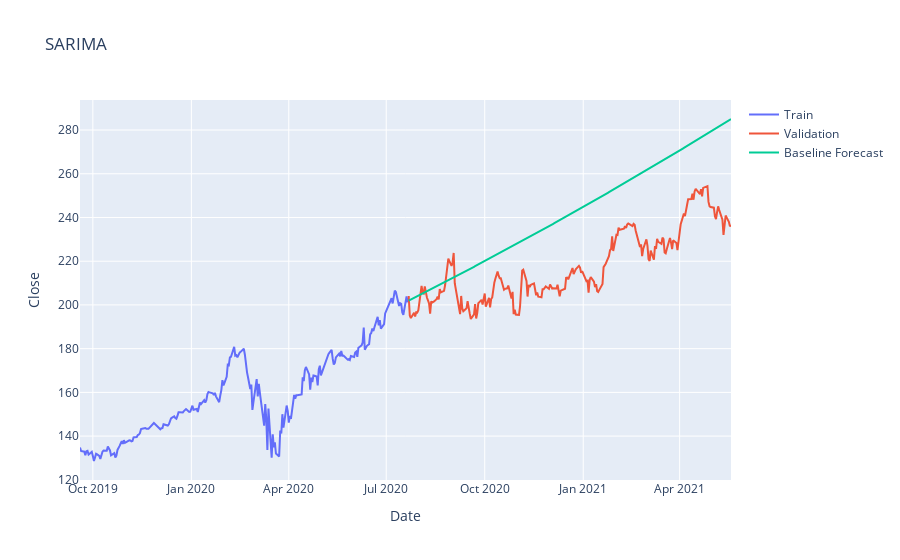
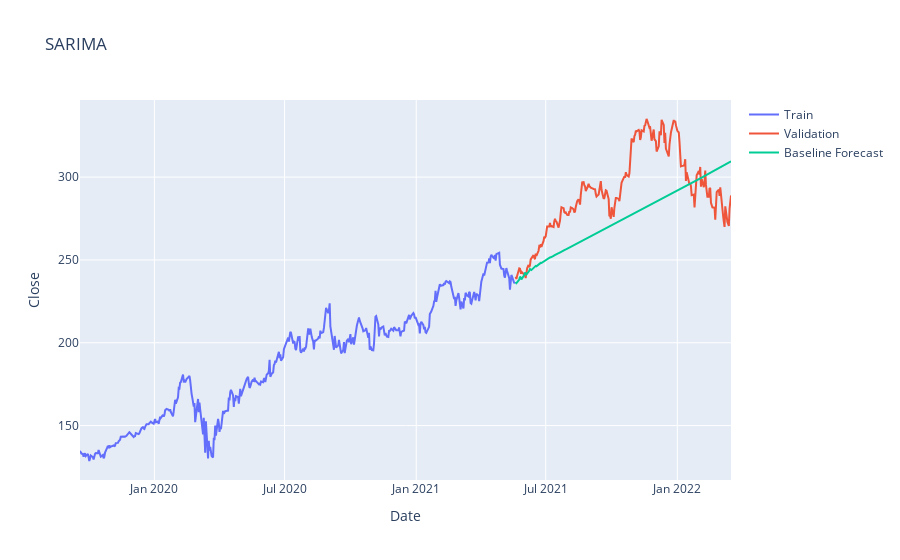
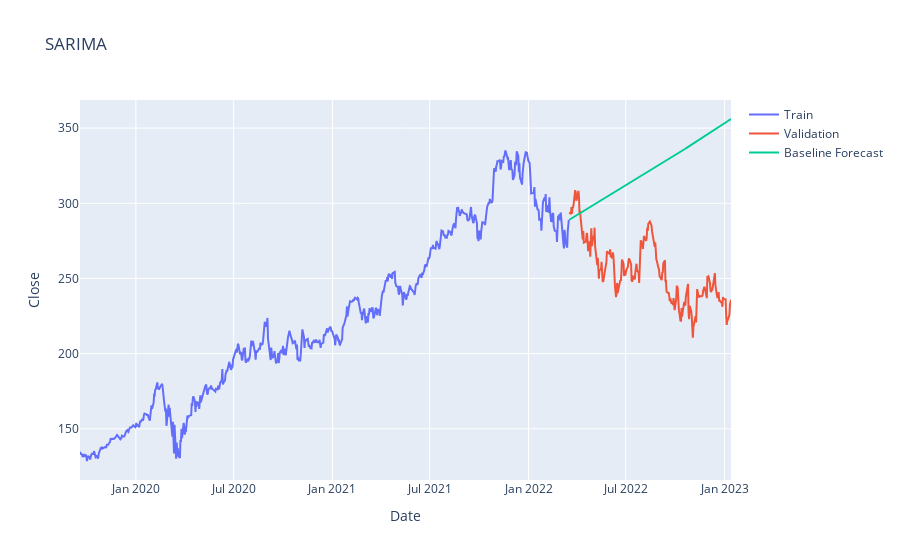
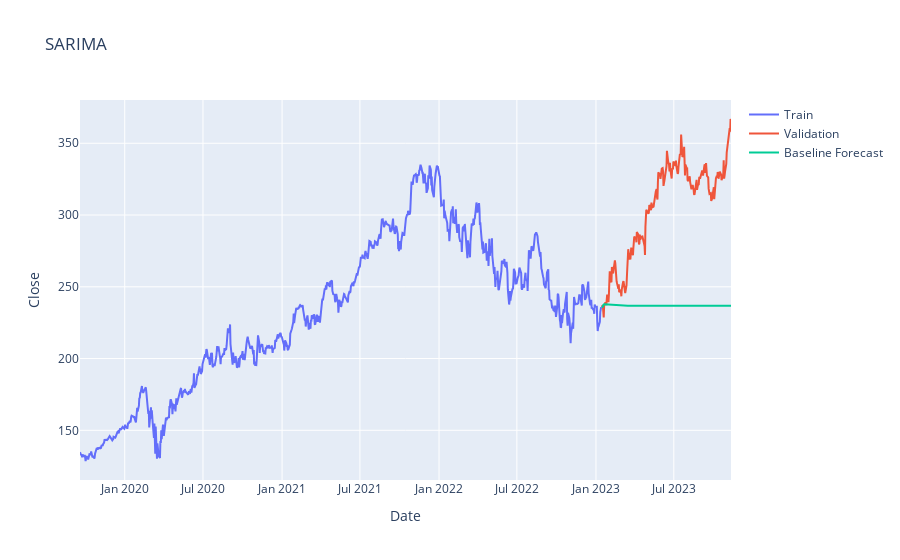

Source (notebook cell) for these figures, in order:
### Code cell
for i, (train_index, test_index) in enumerate(tscv.split(raw_data)):
    
    train_df = raw_data.iloc[train_index, :]
    test_df = raw_data.iloc[test_index, :]

    y = train_df['Close_boxcox']

    sarima_model = auto_arima(y, seasonal=True, m=7, stepwise=True)

    pred_y = sarima_model.predict(n_periods=test_df.shape[0])
    pred_y = inv_boxcox(pred_y, lam)
    
    print(f"Fold {i+1}:") 
    plt_forecast(pred_y, fc_method='SARIMA', train=train_df, test= test_df)
    print(sarima_model.summary())
    
    results_dict = fcast_evaluation(pred_y.values, test_df['Close'].values)
    sarima_results_df.iloc[i] = results_dict

### Figure 1 — Plotly figure (JSON) as saved in the notebook; plotly's stock layout.template omitted (floating-point values rounded to 4 significant figures; data arrays with more than 128 entries replaced by an {"elided": "..."} marker saying what was removed)
{"data": [{"mode": "lines", "name": "Train", "type": "scatter", "x": {"elided": "307 str values"}, "y": {"elided": "307 float values"}}, {"mode": "lines", "name": "Validation", "type": "scatter", "x": {"elided": "302 str values"}, "y": {"elided": "302 float values"}}, {"mode": "lines", "name": "Baseline Forecast", "type": "scatter", "x": {"elided": "302 str values"}, "y": {"elided": "302 float values"}}], "layout": {"title": {"text": "SARIMA"}, "xaxis": {"title": {"text": "Date"}}, "yaxis": {"title": {"text": "Close"}}}}

### Figure 2 — Plotly figure (JSON) as saved in the notebook; plotly's stock layout.template omitted (floating-point values rounded to 4 significant figures; data arrays with more than 128 entries replaced by an {"elided": "..."} marker saying what was removed)
{"data": [{"mode": "lines", "name": "Train", "type": "scatter", "x": {"elided": "609 str values"}, "y": {"elided": "609 float values"}}, {"mode": "lines", "name": "Validation", "type": "scatter", "x": {"elided": "302 str values"}, "y": {"elided": "302 float values"}}, {"mode": "lines", "name": "Baseline Forecast", "type": "scatter", "x": {"elided": "302 str values"}, "y": {"elided": "302 float values"}}], "layout": {"title": {"text": "SARIMA"}, "xaxis": {"title": {"text": "Date"}}, "yaxis": {"title": {"text": "Close"}}}}

### Figure 3 — Plotly figure (JSON) as saved in the notebook; plotly's stock layout.template omitted (floating-point values rounded to 4 significant figures; data arrays with more than 128 entries replaced by an {"elided": "..."} marker saying what was removed)
{"data": [{"mode": "lines", "name": "Train", "type": "scatter", "x": {"elided": "911 str values"}, "y": {"elided": "911 float values"}}, {"mode": "lines", "name": "Validation", "type": "scatter", "x": {"elided": "302 str values"}, "y": {"elided": "302 float values"}}, {"mode": "lines", "name": "Baseline Forecast", "type": "scatter", "x": {"elided": "302 str values"}, "y": {"elided": "302 float values"}}], "layout": {"title": {"text": "SARIMA"}, "xaxis": {"title": {"text": "Date"}}, "yaxis": {"title": {"text": "Close"}}}}

### Figure 4 — Plotly figure (JSON) as saved in the notebook; plotly's stock layout.template omitted (floating-point values rounded to 4 significant figures; data arrays with more than 128 entries replaced by an {"elided": "..."} marker saying what was removed)
{"data": [{"mode": "lines", "name": "Train", "type": "scatter", "x": {"elided": "1213 str values"}, "y": {"elided": "1213 float values"}}, {"mode": "lines", "name": "Validation", "type": "scatter", "x": {"elided": "302 str values"}, "y": {"elided": "302 float values"}}, {"mode": "lines", "name": "Baseline Forecast", "type": "scatter", "x": {"elided": "302 str values"}, "y": {"elided": "302 float values"}}], "layout": {"title": {"text": "SARIMA"}, "xaxis": {"title": {"text": "Date"}}, "yaxis": {"title": {"text": "Close"}}}}
